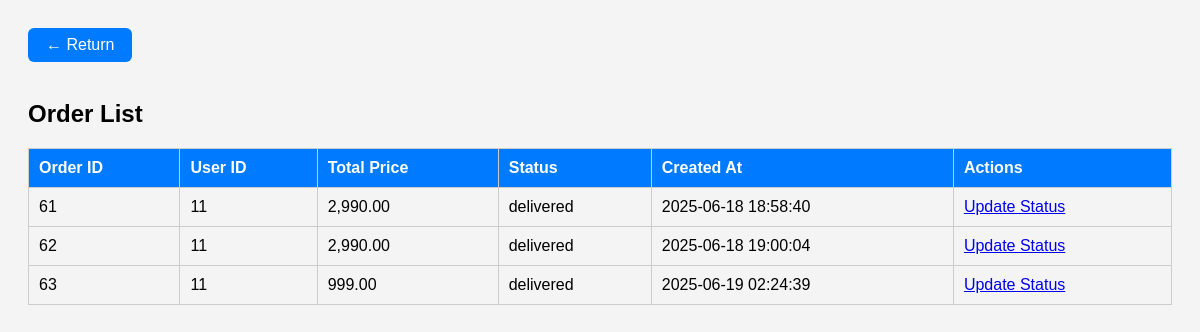
Screenshot of /view_orders.php (signed in) with the database file from the repository.
### tables this page shows
CREATE TABLE `orders` (
  `order_id` int(11) NOT NULL,
  `user_id` int(11) DEFAULT NULL,
  `total_price` decimal(10,2) NOT NULL,
  `status` enum('pending','confirmed','shipped','delivered','cancelled','processing') DEFAULT 'pending',
  `created_at` timestamp NOT NULL DEFAULT current_timestamp()
);

### view_orders.php (the view, shortened to what this page needs)
<?php
$conn = OpenCon();
$sql = "SELECT order_id, user_id, total_price, status, created_at FROM orders";
$result = $conn->query($sql);
$orders = [];
if ($result->num_rows > 0) {
    while ($row = $result->fetch_assoc()) {
        $orders[] = $row;
    }
}
?>
<!DOCTYPE html>
<html lang="en">
<head>
    <link rel="stylesheet" href="css/view_orders.css">
</head>
<body>
    <a href="admin_dashboard.php" class="return-btn">← Return</a>
    <h2>Order List</h2>
    <table>
        <thead>
            <tr>
                <th>Order ID</th>
                <th>User ID</th>
                <th>Total Price</th>
                <th>Status</th>
                <th>Created At</th>
                <th>Actions</th>
            </tr>
        </thead>
        <tbody>
            <?php if (empty($orders)): ?>
                <tr>
                    <td colspan="6">No orders available.</td>
                </tr>
            <?php else: ?>
                <?php foreach ($orders as $order): ?>
                    <tr>
                        <td><?php echo htmlspecialchars($order['order_id']); ?></td>
                        <td><?php echo htmlspecialchars($order['user_id']); ?></td>
                        <td><?php echo number_format($order['total_price'], 2); ?></td>
                        <td><?php echo htmlspecialchars($order['status']); ?></td>
                        <td><?php echo htmlspecialchars($order['created_at']); ?></td>
                        <td>
                            <a href="update_order_status.php?order_id=<?php echo htmlspecialchars($order['order_id']); ?>">Update Status</a>
                        </td>
                    </tr>
                <?php endforeach; ?>
            <?php endif; ?>
        </tbody>
    </table>
</body>
</html>

### css/view_orders.css (style rules this page uses)
body { font-family: Arial, sans-serif; padding: 20px; background-color: #f4f4f4; }
table { width: 100%; border-collapse: collapse; margin-top: 20px; }
th, td { padding: 10px; border: 1px solid #ccc; text-align: left; }
th { background-color: #007bff; color: #fff; }
.return-btn { display: inline-block; margin-bottom: 18px; padding: 8px 18px; background: #007bff; color: #fff; border: none; border-radius: 6px; text-decoration: none; font-size: 1rem; font-weight: 500; cursor: pointer; }

### rows the page displays
orders: order_id "61", user "11", total_price "2,990.00", status "delivered", created_at "2025-06-18 18:58:40"
orders: order_id "62", user "11", total_price "2,990.00", status "delivered", created_at "2025-06-18 19:00:04"
orders: order_id "63", user "11", total_price "999.00", status "delivered", created_at "2025-06-19 02:24:39"
